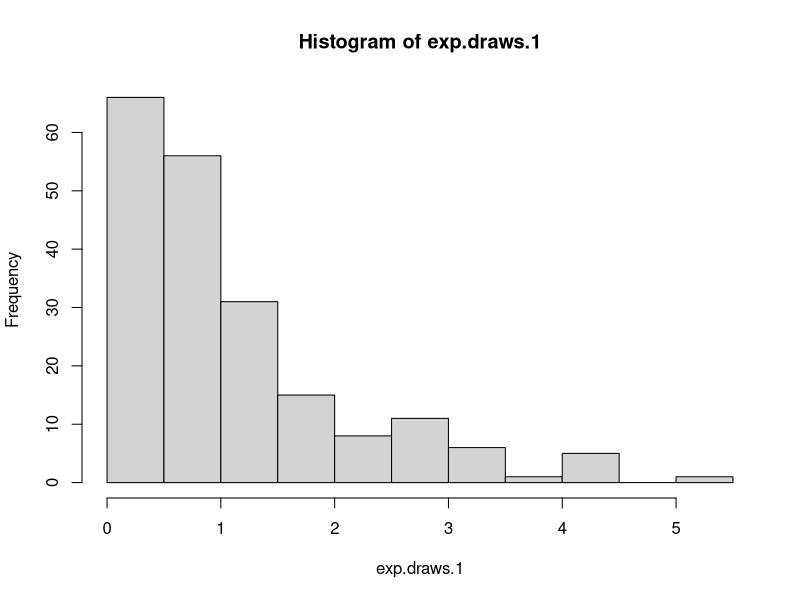
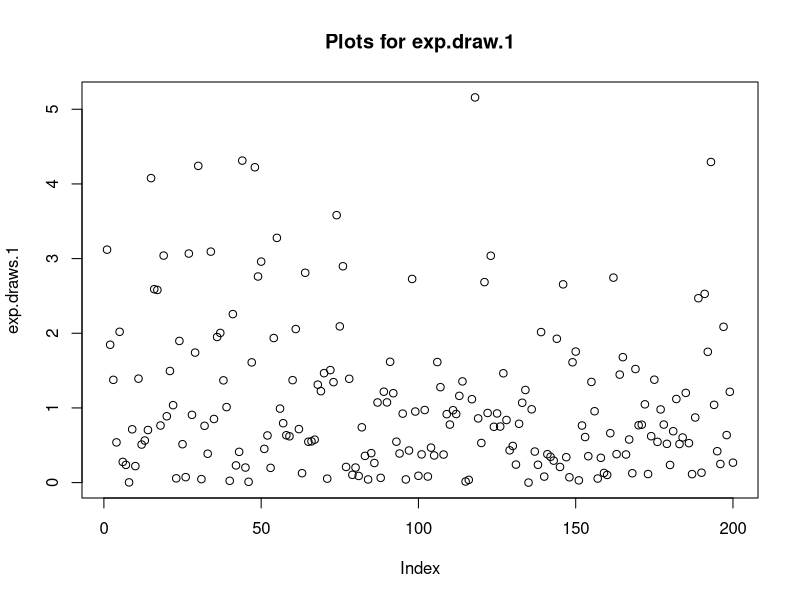
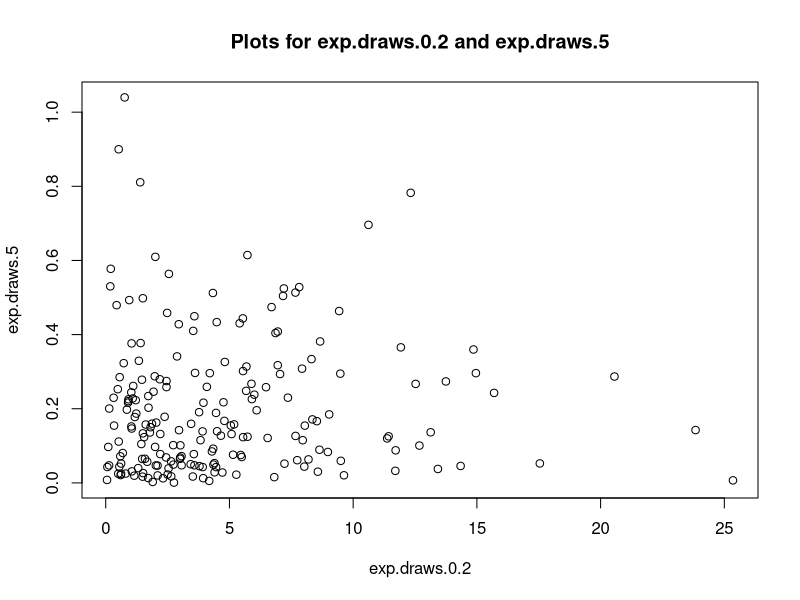
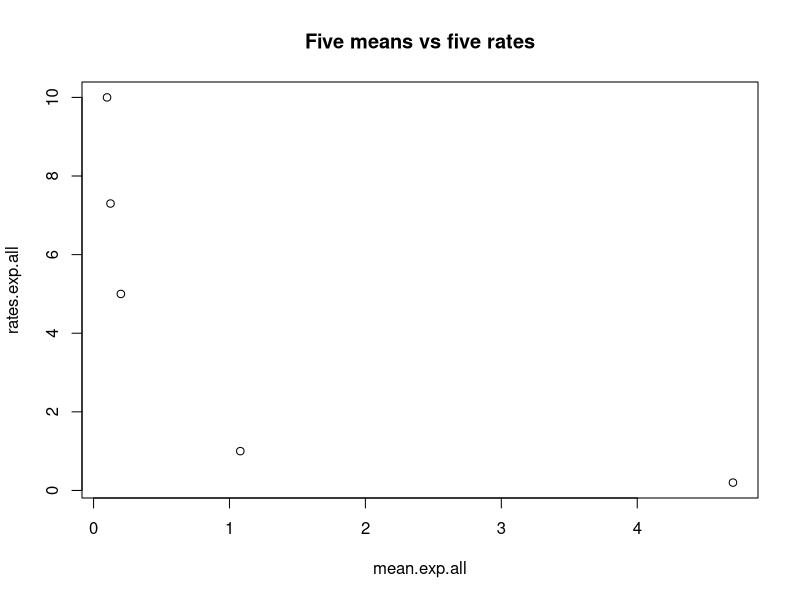
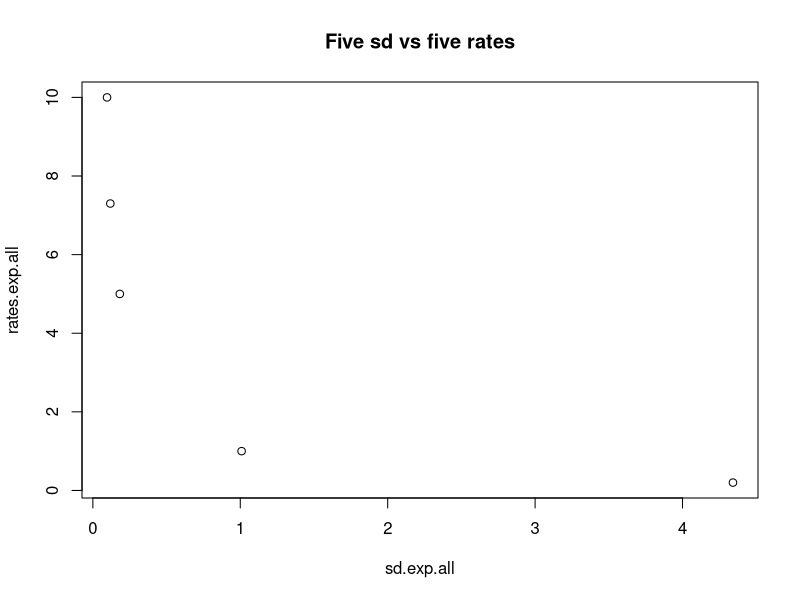
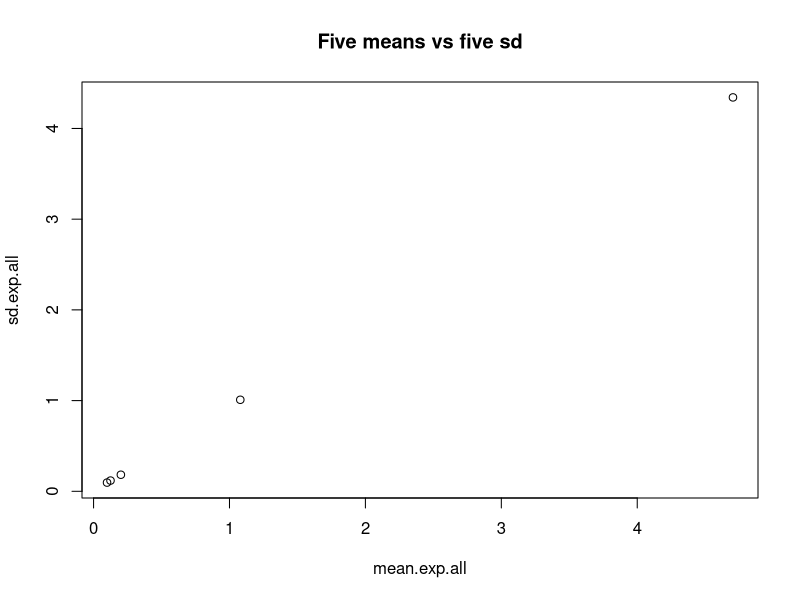
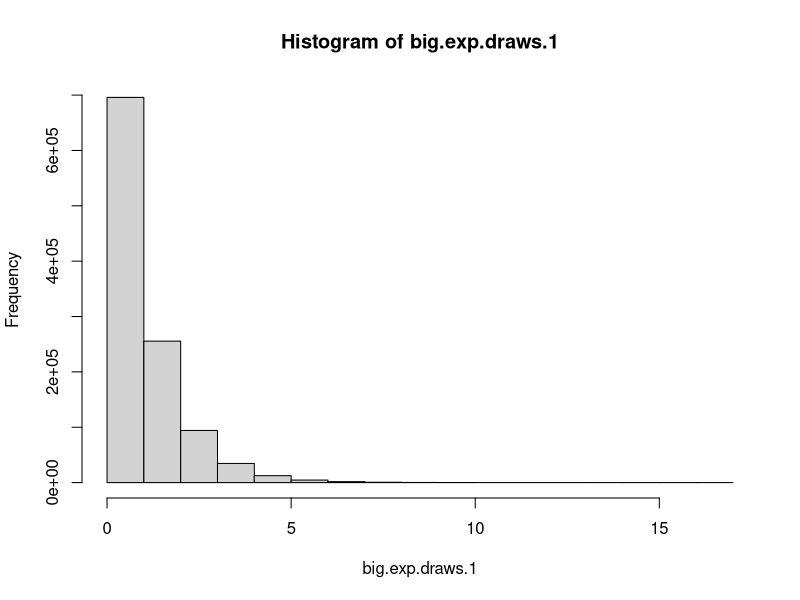
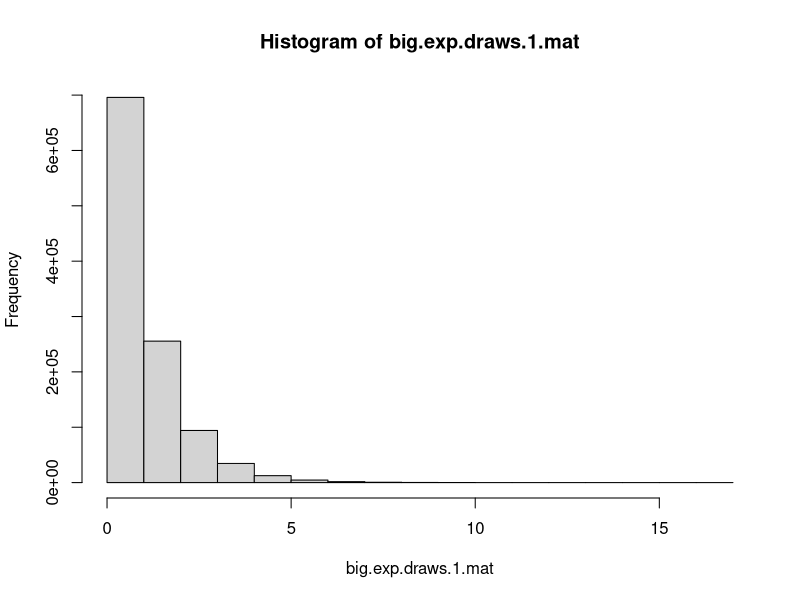

Write the R code that produced these figures, in order.
## ---- chunk 1
knitr::opts_chunk$set(echo = TRUE)
## ---- chunk 2
exp.draws.1 = rexp(n = 200) 
mean.draws.1 = mean(exp.draws.1)
sd.draws.1 = sd(exp.draws.1)
print(paste("The mean of exp.draws.1 is", mean.draws.1))
print(paste("The standard deviation of exp.draws.1 is", sd.draws.1))
## ---- chunk 3
exp.draws.0.2 = rexp(n = 200, rate = 0.2)
exp.draws.5 = rexp(n = 200, rate = 5)
exp.draws.7.3= rexp(n = 200, rate = 7.3)
exp.draws.10 = rexp(n = 200, rate = 10)

mean.draws.0.2 = mean(exp.draws.0.2)
sd.draws.0.2 = sd(exp.draws.0.2)
print(paste("The mean of exp.draws.0.2 is", mean.draws.0.2, "The standard deviation of exp.draws.0.2 is", sd.draws.0.2))

mean.draws.5 = mean(exp.draws.5)
sd.draws.5 = sd(exp.draws.5)
print(paste("The mean of exp.draws.5 is", mean.draws.5, "The standard deviation of exp.draws.5 is", sd.draws.5))

mean.draws.7.3 = mean(exp.draws.7.3)
sd.draws.7.3 = sd(exp.draws.7.3)
print(paste("The mean of exp.draws.7.3 is", mean.draws.7.3, "The standard deviation of exp.draws.7.3 is", sd.draws.7.3))

mean.draws.10 = mean(exp.draws.10)
sd.draws.10 = sd(exp.draws.10)
print(paste("The mean of exp.draws.10 is", mean.draws.10, "The standard deviation of exp.draws.10 is", sd.draws.10))
## ---- chunk 4
hist(exp.draws.1)
plot(exp.draws.1, main = "Plots for exp.draw.1")
plot(exp.draws.0.2, exp.draws.5, main = "Plots for exp.draws.0.2 and exp.draws.5")
## ---- chunk 5
mean.exp.all = c(mean.draws.1, mean.draws.0.2, mean.draws.5, mean.draws.7.3, mean.draws.10)
rates.exp.all = c(1, 0.2, 5, 7.3, 10)
sd.exp.all = c(sd.draws.1, sd.draws.0.2, sd.draws.5, sd.draws.7.3, sd.draws.10)

plot(mean.exp.all, rates.exp.all, main = "Five means vs five rates")
plot(sd.exp.all, rates.exp.all, main = "Five sd vs five rates")
plot(mean.exp.all, sd.exp.all, main = "Five means vs five sd")
## ---- chunk 6
big.exp.draws.1 = rexp(n = 1100000)
mean.big.draws.1 = mean(big.exp.draws.1)
sd.big.draws.1 = sd(big.exp.draws.1)
print(paste("The mean of the big.exp.draws.1 is ", mean.big.draws.1))
print(paste("The standard deviations of the big.exp.draws.1 is ", sd.big.draws.1))
## ---- chunk 7
hist(big.exp.draws.1)
## ---- chunk 8
larger.than.1 = big.exp.draws.1[big.exp.draws.1>1]
mean.larger.than.1 = mean(larger.than.1)
print(paste("The mean of all of the entries which are strictly larger than 1 is ", mean.larger.than.1))
## ---- chunk 9
big.exp.draws.1.mat = matrix(big.exp.draws.1, nrow = 1100, ncol = 1000)
hist(big.exp.draws.1.mat)
## ---- chunk 10
mean.371 = mean(big.exp.draws.1.mat[,371])
print(paste("The mean of the 371st column of big.exp.draws.1.mat is ", mean.371))
## ---- chunk 11
mean.1000 = apply(big.exp.draws.1.mat, 2, mean)
hist(mean.1000)
